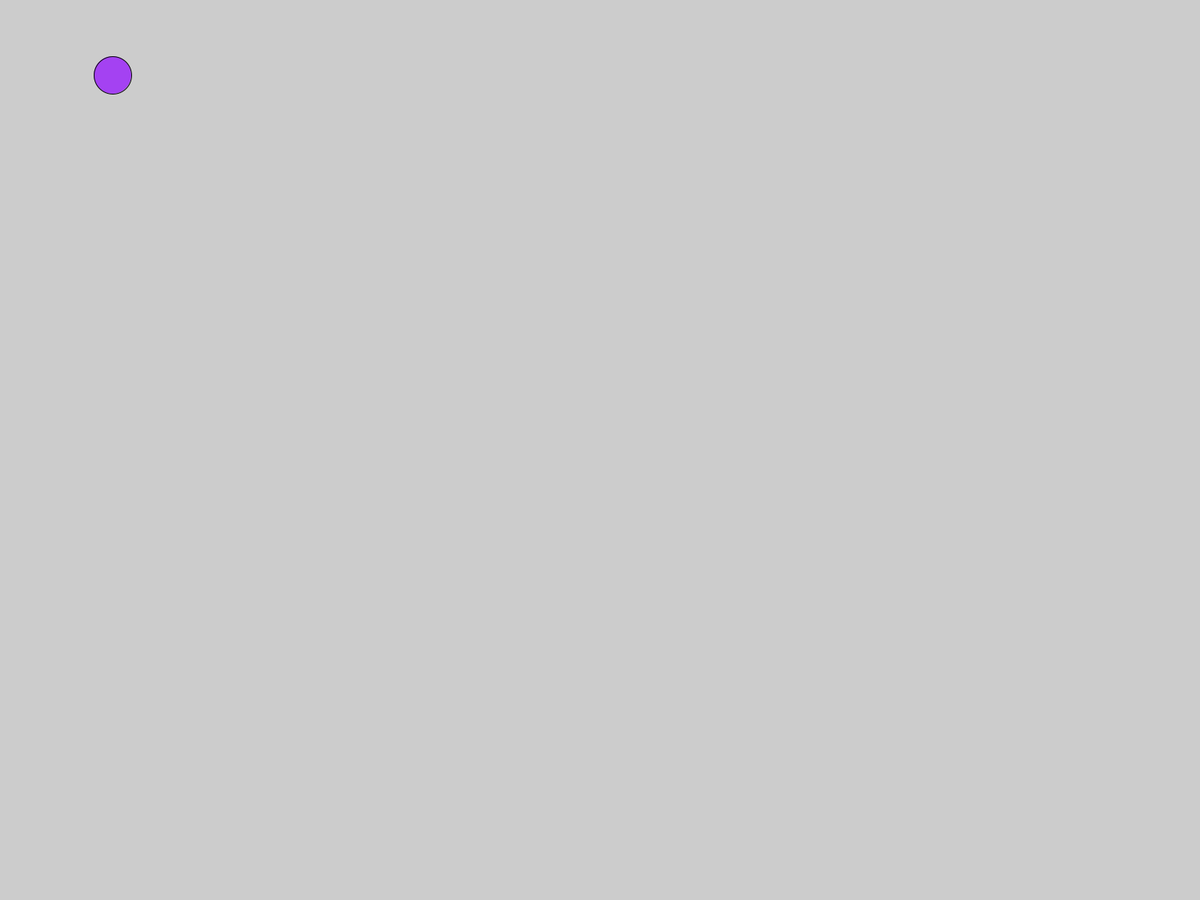
Frame 1 (no input)
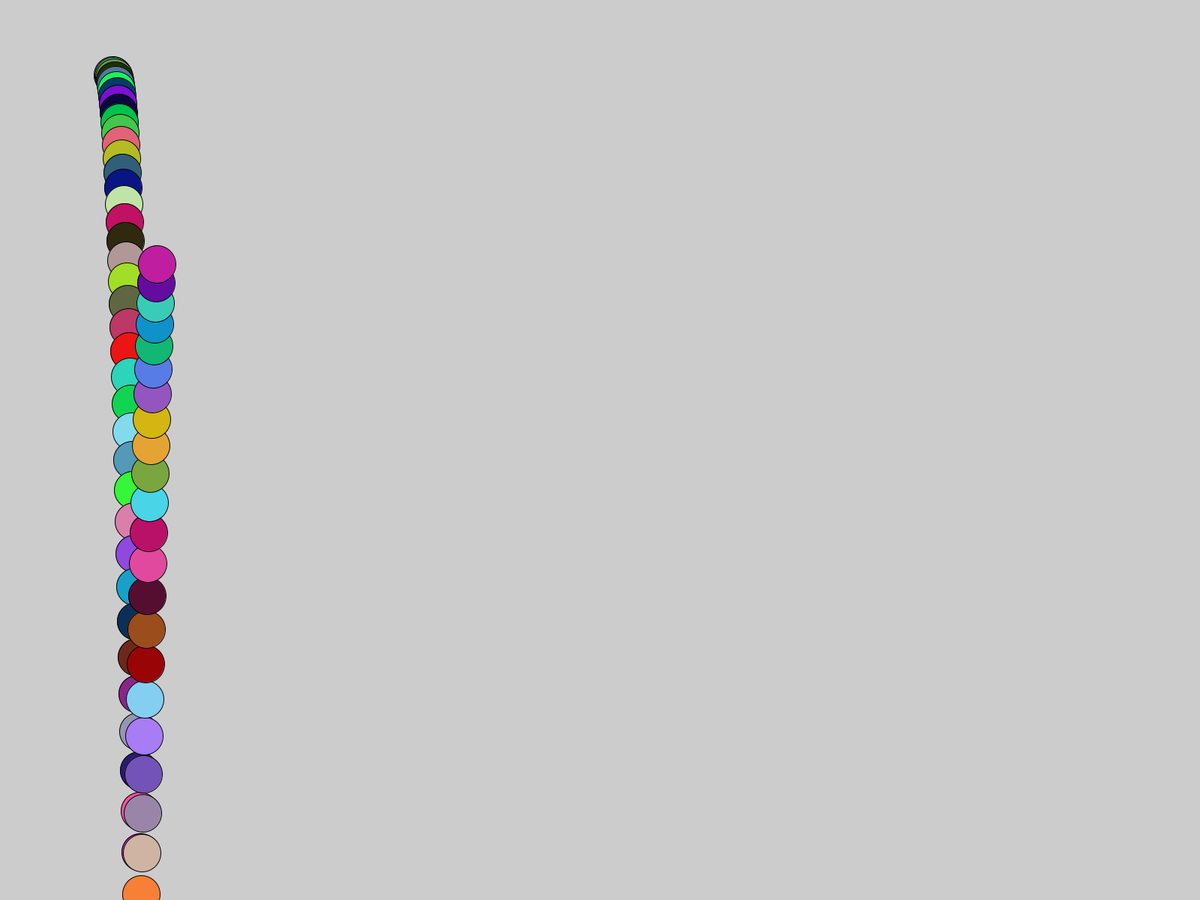
Frame 60 (the mouse pressed at the canvas centre just before this capture)
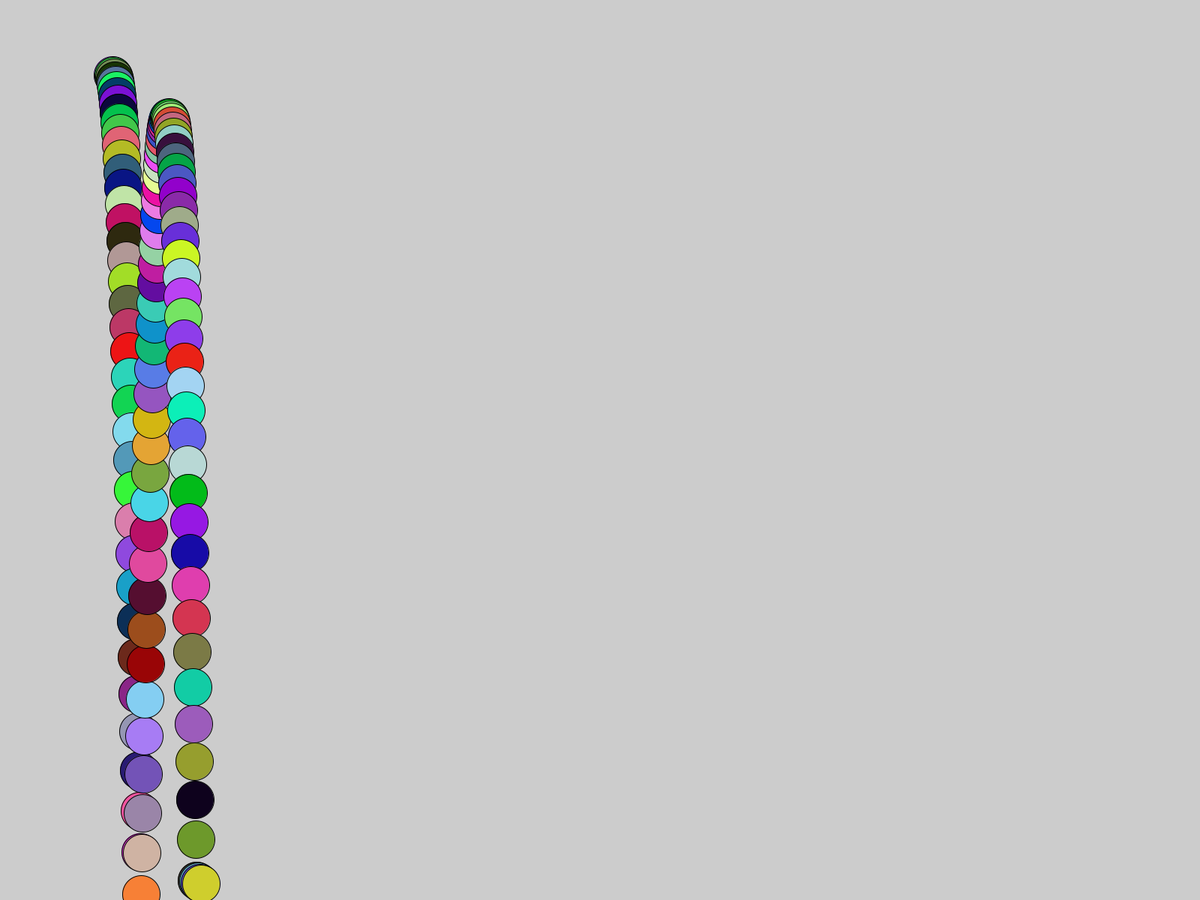
Frame 120 (the mouse held since frame 60 and released just before this capture)

The Processing sketch that drew these frames (run headless with seeded random() and noise(); from frame 60 on, the mouse is pressed at the canvas centre):

// Processing sketch: vidar
// ── vidar.pde
float x =150;
float y = 100;
float hastighet_at_hoger = 1;
float hastighet_nedat = 1;

void setup()
{
  fullScreen();
}

void draw()
{
  fill(random(255), random(255), random(255));
  ellipse(x, y, 50, 50);
  x = x + hastighet_at_hoger;
  y = y + hastighet_nedat;
  if (x > 1375)
{
hastighet_at_hoger = -hastighet_at_hoger;
}
if(x < 25)
{
  hastighet_at_hoger = -hastighet_at_hoger;
}
if(y > height - 25)
{hastighet_nedat= -hastighet_nedat;}
hastighet_nedat += 1.5;
}
